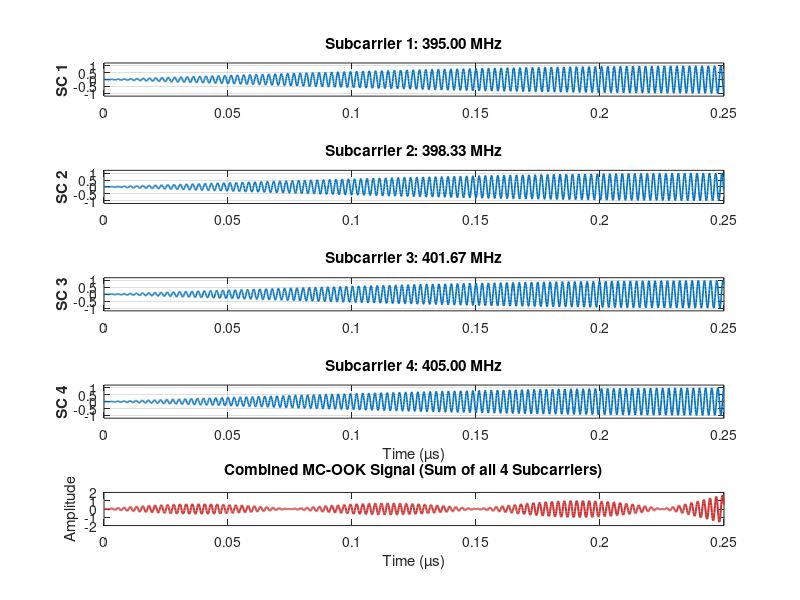
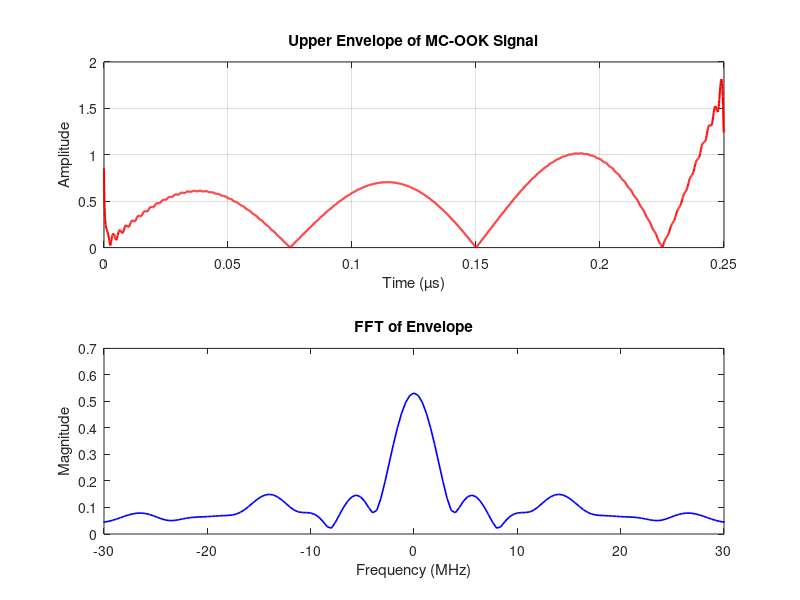

The MATLAB source for these figures, in order:
% Parameters
message = [1 0 0 0];
msg_length = length(message);
num_subcarriers = 4;
bits_per_subcarrier = msg_length / num_subcarriers;

% RF parameters
carrier_freq = 400e6; % Center frequency
BW = 10e6; % Bandwidth

% Coherent sampling parameters
cycles_per_bit = 100;
samples_per_cycle = 20;
Fs = carrier_freq * samples_per_cycle;
Ts = 1 / Fs;

% Calculate samples_per_bit based on desired cycles_per_bit
samples_per_bit = round(cycles_per_bit * (Fs / carrier_freq));
cycles_per_bit = samples_per_bit * (carrier_freq / Fs);

% Time for one full bit
t_bit = (0:samples_per_bit-1) * Ts;
total_samples = bits_per_subcarrier * samples_per_bit;
t = (0:total_samples-1) * Ts;

% Subcarrier frequencies
subcarrier_spacing = BW / (num_subcarriers - 1);
subcarriers = linspace(carrier_freq - BW/2, carrier_freq + BW/2, num_subcarriers);

% Split message into subcarrier rows
subcarrier_matrix = zeros(num_subcarriers, bits_per_subcarrier);
for i = 1:num_subcarriers
    start_idx = (i - 1) * bits_per_subcarrier + 1;
    end_idx = i * bits_per_subcarrier;
    subcarrier_matrix(i, :) = message(start_idx:end_idx);
end

% Generate OOK-modulated signals per subcarrier
signal_matrix = zeros(num_subcarriers, total_samples);

for k = 1:num_subcarriers
    % Get the bit sequence for this subcarrier
    bits = subcarrier_matrix(k, :);
    
    % Create the base carrier wave for one *complete, seamless* bit period
    carrier_wave = sin(2 * pi * subcarriers(k) * t_bit);
    
    % For each bit, assign the carrier wave or zeros
    check_edge_cases = sum(subcarrier_matrix);
    for bit_idx = 1:bits_per_subcarrier
        start_sample = (bit_idx-1) * samples_per_bit + 1;
        end_sample = bit_idx * samples_per_bit;
        
        if (bits(bit_idx) == 1) && (check_edge_cases(bit_idx) ~= 1)
            % insert the pre-computed carrier wave segment
            signal_matrix(k, start_sample:end_sample) = carrier_wave;
        else % AM modulate the signal instead of it's an edge case
            % Edge case = if the sum of all elements in a column of the subcarrier matrix equals 1
            edge_code = subcarrier_matrix(:, bit_idx);
            subcarrier_loc = 0;
            for l = 1:length(edge_code)
                if edge_code(l) == 1
                    subcarrier_loc = l;
                end
            end
            signal_matrix(k, start_sample:end_sample) = carrier_wave .* sin(2 * pi * (subcarrier_loc * 1000000) * t_bit);
        end
    end
end

% Combine all subcarriers into one signal (MC-OOK)
sig_MC_OOK = sum(signal_matrix, 1);

% Plot all four individual subcarriers
for k = 1:num_subcarriers
    subplot(5, 1, k);
    plot(t * 1e6, signal_matrix(k, :), 'LineWidth', 1.2);
    ylabel(['SC ' num2str(k)], 'FontWeight', 'bold');
    title(['Subcarrier ' num2str(k) ': ' num2str(subcarriers(k)/1e6, '%.2f') ' MHz']);
    ylim([-1.2 1.2]);
    grid on;
    
    if k == num_subcarriers
        xlabel('Time (µs)');
    end
end

% Plot the combined MC-OOK signal
subplot(5, 1, 5);
plot(t * 1e6, sig_MC_OOK, 'LineWidth', 1.5, 'Color', [0.8, 0.2, 0.2]);
xlabel('Time (µs)');
ylabel('Amplitude');
title('Combined MC-OOK Signal (Sum of all 4 Subcarriers)', 'FontWeight', 'bold');

% Calculate the upper envelope of the MC-OOK signal using the Hilbert transform
analytic_signal = hilbert(sig_MC_OOK);
amplitude_envelope = abs(analytic_signal);

figure;
subplot(2, 1, 1)
plot(t * 1e6, amplitude_envelope, 'r-', 'LineWidth', 1.5);
xlabel('Time (µs)');
ylabel('Amplitude');
title('Upper Envelope of MC-OOK Signal');
grid on;

% === High-Resolution FFT (using zero-padding) ===
N = length(amplitude_envelope);
dt = t(2) - t(1);
Fs_X = 1/dt;

% Zero-padding factor
padding_factor = 10; % Improve resoltion with zero padding
N_fft = padding_factor * N;

% Perform zero-padded FFT
X = fft(amplitude_envelope, N_fft);
X_shifted = fftshift(X);
f = (-N_fft / 2 : N_fft / 2 - 1) * (Fs_X / N_fft);
X_magnitude = abs(X_shifted) / N;

subplot(2, 1, 2)
plot(f / 1e6, X_magnitude, 'b', 'LineWidth', 1.2);
xlabel('Frequency (MHz)');
ylabel('Magnitude');
title("FFT of Envelope");

zoom = 30; 
xlim([-zoom zoom]);
